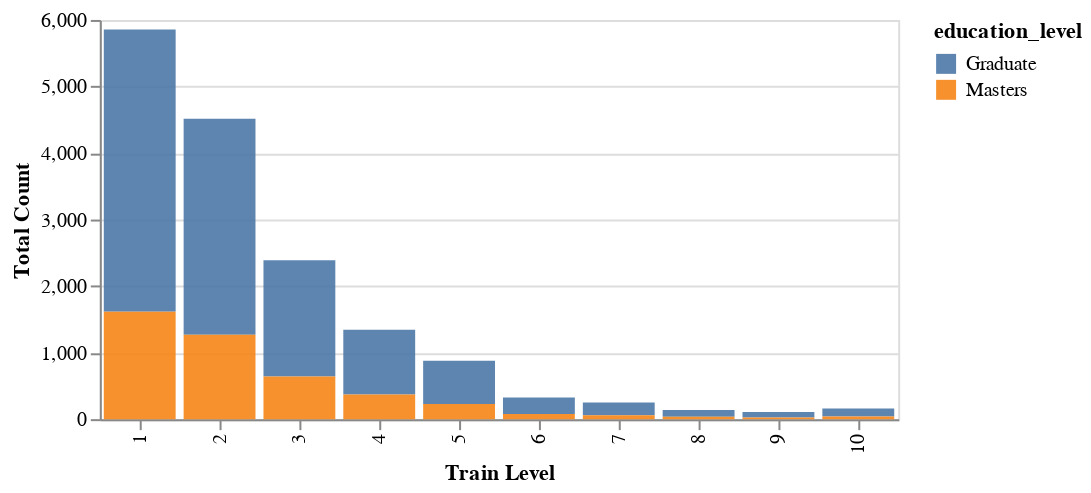

Here is the notebook cell this chart was saved with:
### Code cell
click = alt.selection_multi(fields=["education_level"])
def plot_chart1(edu, edu2):
    chart = alt.Chart(hr1[(hr1.education_level == edu) | (hr1.education_level == edu2)]).mark_bar().encode(
        alt.X("train_level", title = "Train Level", sort = label.astype(str).tolist()),
        alt.Y('count()', title = "Total Count"),
        alt.Color("education_level"),
        opacity=alt.condition(click, alt.value(0.9), alt.value(0.2))
    ).properties(
    width = 400,
    height = 200
)
    chart = chart.add_selection(click)
    return chart
#plot_chart1("Graduate")
plot_chart1("Masters", "Graduate")

### Figure 1 — Vega-Lite specification as saved in the notebook (floating-point values rounded to 4 significant figures; data arrays with more than 128 entries replaced by an {"elided": "..."} marker saying what was removed)
{"config": {"view": {"continuousWidth": 400, "continuousHeight": 300}}, "data": {"name": "data-e250e326b711231a58d805c22b5180f7"}, "mark": "bar", "encoding": {"color": {"type": "nominal", "field": "education_level"}, "opacity": {"condition": {"value": 0.9, "selection": "selector033"}, "value": 0.2}, "x": {"type": "nominal", "field": "train_level", "sort": ["1", "2", "3", "4", "5", "6", "7", "8", "9", "10"], "title": "Train Level"}, "y": {"type": "quantitative", "aggregate": "count", "title": "Total Count"}}, "height": 200, "selection": {"selector033": {"type": "multi", "fields": ["education_level"]}}, "width": 400, "$schema": "https://vega.github.io/schema/vega-lite/v4.8.1.json", "datasets": {"data-e250e326b711231a58d805c22b5180f7": {"elided": "15959 records"}}}
